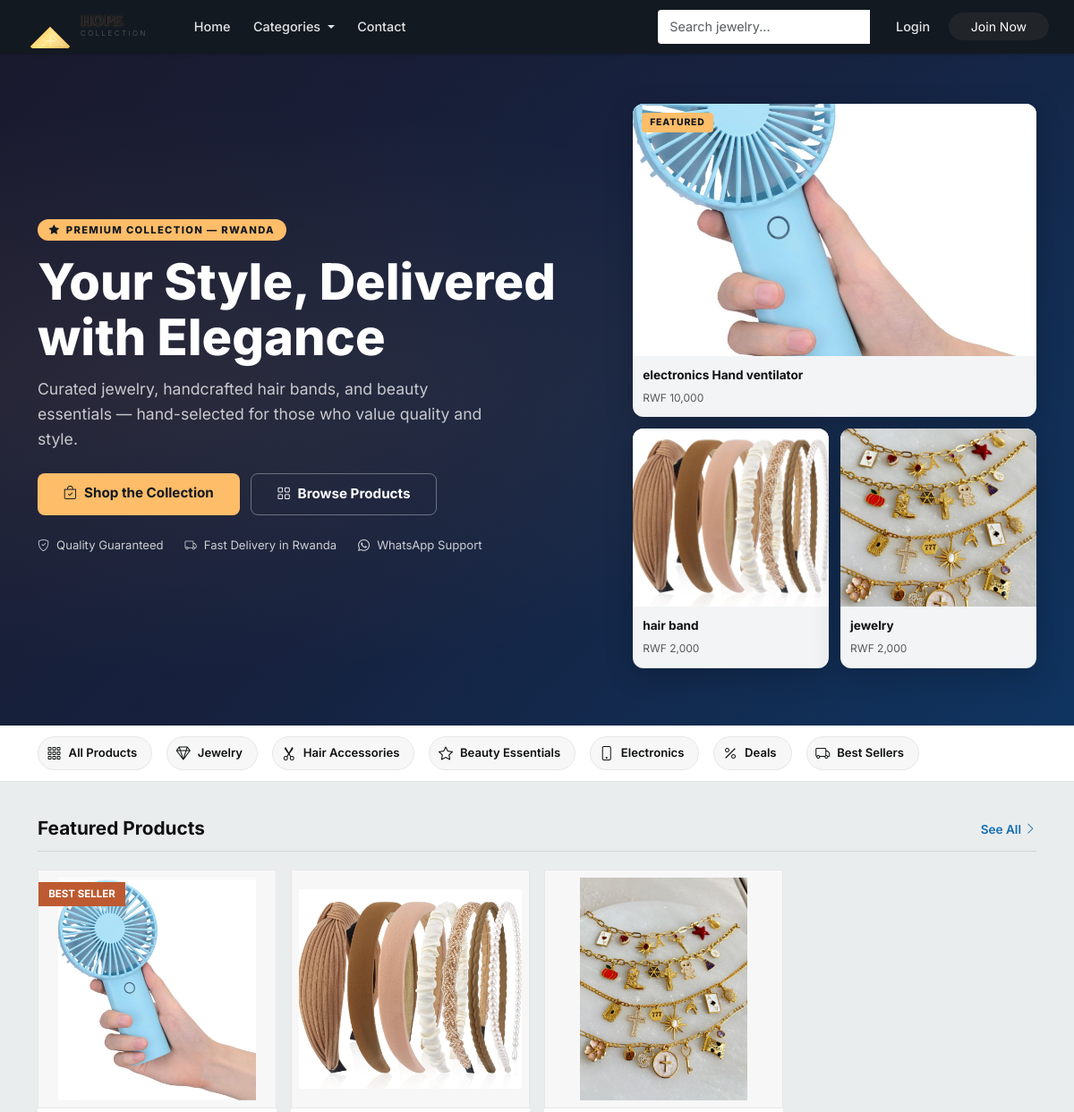
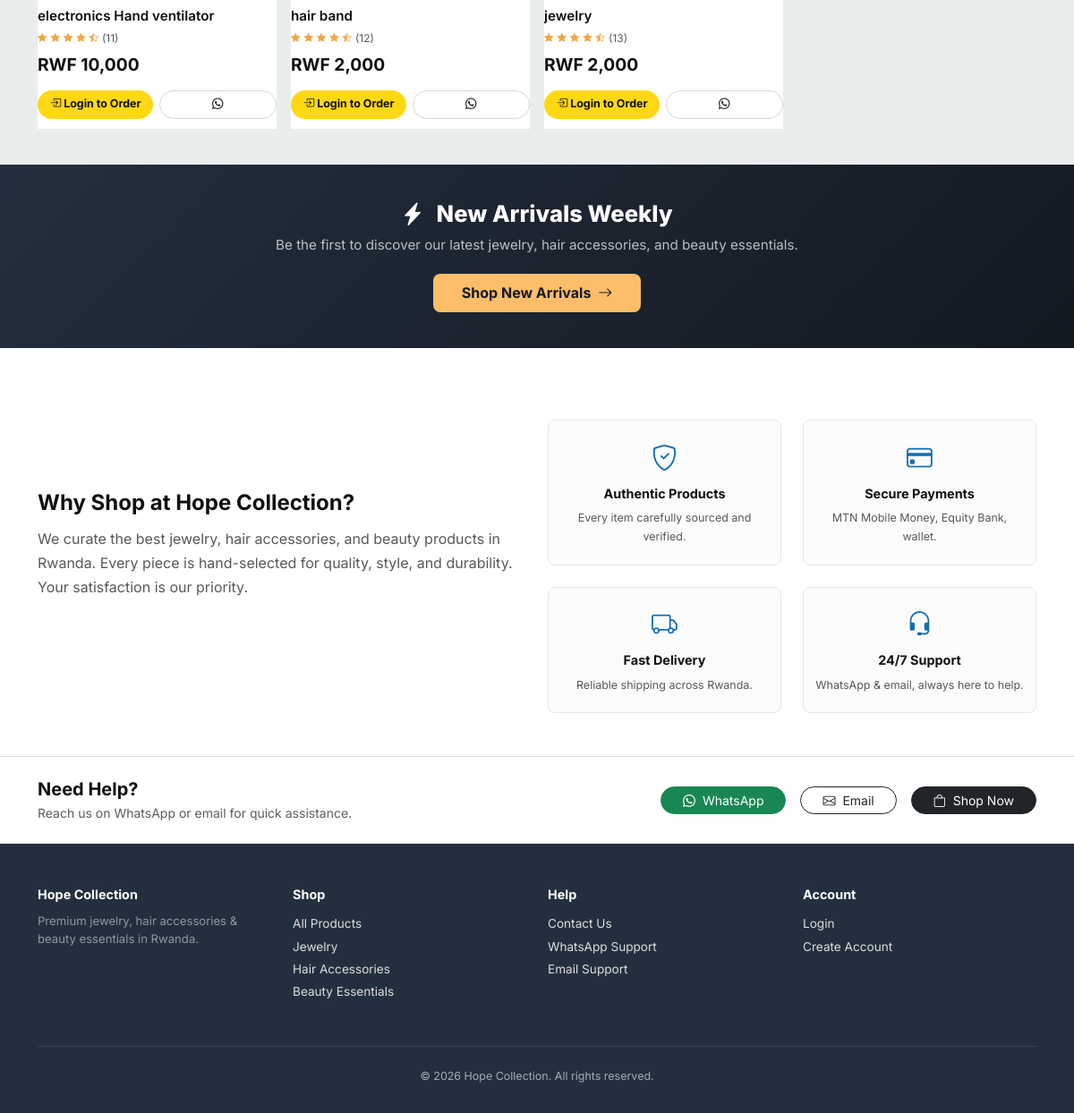
The page / on the database its author committed (2 pictures, top to bottom).
### market/models.py (models this page shows, shortened)
class Item(db.Model):
    __tablename__ = 'item'
    id          = db.Column(db.Integer, primary_key=True)
    name        = db.Column(db.String(30), nullable=False)
    price       = db.Column(db.Integer, nullable=False)
    barcode     = db.Column(db.String(12), nullable=False)
    description = db.Column(db.String(1024), nullable=False)
    image_file  = db.Column(db.String(255), nullable=False, default='default.jpg')
    video_file  = db.Column(db.String(255), nullable=True)
    stock       = db.Column(db.Integer, default=0)
    category_id = db.Column(db.Integer, db.ForeignKey('category.id'))
    created_at  = db.Column(db.DateTime, default=lambda: datetime.now(timezone.utc))

class SiteSettings(db.Model):
    __tablename__ = 'site_settings'
    id               = db.Column(db.Integer, primary_key=True)
    business_name    = db.Column(db.String(100), nullable=False, default='Hope Collection')
    tagline          = db.Column(db.String(255), default='Your one-stop boutique for elegance.')
    logo_url         = db.Column(db.String(255), default='')
    meta_description = db.Column(db.String(255), default='Hope Collection - Quality jewelry, electronics, and accessories.')
    whatsapp_number  = db.Column(db.String(20), nullable=False, default='250789174857')
    contact_email    = db.Column(db.String(120), nullable=False, default='niyonsabafabrice03@gmail.com')
    business_phone   = db.Column(db.String(20))
    business_address = db.Column(db.String(255))
    facebook_url     = db.Column(db.String(255))
    instagram_url    = db.Column(db.String(255))
    currency_code    = db.Column(db.String(10), default='RWF')
    delivery_fee     = db.Column(db.Integer, default=0)
    about_content    = db.Column(db.Text, default='Welcome to Hope Collection. We provide quality products and services.')

### market/routes.py (the view)
@app.route('/')
def home_page():
    featured_items = Item.query.order_by(Item.id.desc()).limit(8).all()
    return render_template('home.html', featured_items=featured_items)

### market/templates/home.html (shortened to what this page needs)
{% extends 'base.html' %}
{% block content %}
<section class="hero-amazon">
    <div class="container">
        <div class="row align-items-center hero-amazon-content">
            <div class="col-lg-7">
                <span class="hero-amazon-badge"><i class="bi bi-star-fill me-1"></i> Premium Collection — Rwanda</span>
                <h1>Your Style, Delivered<br>with Elegance</h1>
                <p class="hero-amazon-sub">
                    Curated jewelry, handcrafted hair bands, and beauty essentials —
                    hand-selected for those who value quality and style.
                </p>
                <div class="hero-amazon-actions">
                    <a href="{{ url_for('market_page') }}" class="btn btn-primary">
                        <i class="bi bi-bag-check me-2"></i>Shop the Collection
                    </a>
                    <a href="#products" class="btn btn-outline-light">
                        <i class="bi bi-grid me-2"></i>Browse Products
                    </a>
                </div>
                <div class="d-flex flex-wrap gap-4 mt-4">
                    <div class="d-flex align-items-center gap-2 text-light" style="opacity:0.8;font-size:0.82rem;">
                        <i class="bi bi-shield-check"></i> Quality Guaranteed
                    </div>
                    <div class="d-flex align-items-center gap-2 text-light" style="opacity:0.8;font-size:0.82rem;">
                        <i class="bi bi-truck"></i> Fast Delivery in Rwanda
                    </div>
                    <div class="d-flex align-items-center gap-2 text-light" style="opacity:0.8;font-size:0.82rem;">
                        <i class="bi bi-whatsapp"></i> WhatsApp Support
                    </div>
                </div>
            </div>
            <div class="col-lg-5 mt-4 mt-lg-0">
                <div class="hero-showcase-grid">
                    {% if featured_items and featured_items|length > 0 %}
                        {% set first = featured_items[0] %}
                        <div class="hero-product-card featured">
                            <span class="hero-product-label">Featured</span>
                            <img src="{{ url_for('static', filename='product_pics/' ~ first.image_file) }}"
                                 alt="{{ first.name }}"
                                 class="hero-product-img"
                                 onerror="this.parentElement.classList.add('d-none')">
                            <div class="hero-product-info">
                                <strong>{{ first.name }}</strong>
                                <span>RWF {{ "{:,}".format(first.price) }}</span>
                            </div>
                        </div>
                        {% if featured_items|length > 1 %}
                            {% for item in featured_items[1:3] %}
                            <div class="hero-product-card">
                                <img src="{{ url_for('static', filename='product_pics/' ~ item.image_file) }}"
                                     alt="{{ item.name }}"
                                     class="hero-product-img"
                                     onerror="this.parentElement.classList.add('d-none')">
                                <div class="hero-product-info">
                                    <strong>{{ item.name[:20] }}{% if item.name|length > 20 %}…{% endif %}</strong>
                                    <span>RWF {{ "{:,}".format(item.price) }}</span>
                                </div>
                            </div>
                            {% endfor %}
                        {% endif %}
                    {% endif %}
                </div>
            </div>
        </div>
    </div>
</section>
<div class="category-strip">
    <div class="container">
        <div class="category-strip-inner">
            <a href="{{ url_for('market_page') }}" class="category-pill">
                <i class="bi bi-grid-3x3-gap"></i> All Products
            </a>
            <a href="{{ url_for('market_page') }}" class="category-pill">
                <i class="bi bi-gem"></i> Jewelry
            </a>
            <a href="{{ url_for('market_page') }}" class="category-pill">
                <i class="bi bi-scissors"></i> Hair Accessories
            </a>
            <a href="{{ url_for('market_page') }}" class="category-pill">
                <i class="bi bi-star"></i> Beauty Essentials
            </a>
            <a href="{{ url_for('market_page') }}" class="category-pill">
                <i class="bi bi-phone"></i> Electronics
            </a>
            <a href="{{ url_for('market_page') }}" class="category-pill">
                <i class="bi bi-percent"></i> Deals
            </a>
            <a href="{{ url_for('market_page') }}" class="category-pill">
                <i class="bi bi-truck"></i> Best Sellers
            </a>
        </div>
    </div>
</div>
<section class="shopping-section" id="products">
    <div class="container">
        <div class="section-header-amazon">
            <h2>Featured Products</h2>
            <a href="{{ url_for('market_page') }}">See All <i class="bi bi-chevron-right"></i></a>
        </div>
        {% if featured_items %}
            <div class="row g-3">
                {% for item in featured_items %}
                    <div class="col-6 col-md-4 col-lg-3 animate-rise" style="animation-delay: {{ loop.index0 * 0.06 }}s;">
                        <article class="product-card h-100">
                            <div class="product-media">
                                <img data-product-img
                                     src="{{ url_for('static', filename='product_pics/' ~ item.image_file) }}"
                                     onerror="this.closest('.product-media').classList.add('image-missing'); this.remove();"
                                     alt="{{ item.name }}">
                                <div class="fallback-product-icon"></div>
                                {% if loop.first %}
                                <span class="product-badge">BEST SELLER</span>
                                {% endif %}
                            </div>
                            <div class="product-body">
                                <h3>{{ item.name }}</h3>
                                <div class="product-rating">
                                    <i class="bi bi-star-fill"></i>
                                    <i class="bi bi-star-fill"></i>
                                    <i class="bi bi-star-fill"></i>
                                    <i class="bi bi-star-fill"></i>
                                    <i class="bi bi-star-half"></i>
                                    <span>({{ 10 + loop.index }})</span>
                                </div>
                                <div class="product-meta">
                                    <span class="price">RWF {{ "{:,}".format(item.price) }}</span>
                                </div>
                                <div class="product-actions">
                                    {% if current_user.is_authenticated %}
                                        <a href="{{ url_for('add_to_cart', item_id=item.id) }}" class="btn btn-amazon">
                                            <i class="bi bi-cart-plus"></i> Add to Cart
                                        </a>
                                    {% else %}
                                        <a href="{{ url_for('login_page') }}" class="btn btn-amazon">
                                            <i class="bi bi-box-arrow-in-right"></i> Login to Order
                                        </a>
                                    {% endif %}
                                    <a class="btn btn-amazon-outline" target="_blank" rel="noopener"
                                       href="https://wa.me/{{ site_settings.whatsapp_number }}?text={{ ('Hello Hope Collection, I want to order ' ~ item.name ~ ' for RWF ' ~ item.price)|urlencode }}">
                                        <i class="bi bi-whatsapp"></i>
                                    </a>
                                </div>
                            </div>
                        </article>
                    </div>
                {% endfor %}
            </div>
        {% else %}
            <div class="empty-products">
                <i class="bi bi-bag-heart"></i>
                <h3>Products Coming Soon</h3>
                <p>We're adding new items to our collection. Check back shortly.</p>
            </div>
        {% endif %}
    </div>
</section>
<section class="deal-banner">
    <div class="container">
        <h2><i class="bi bi-lightning-charge-fill me-2"></i> New Arrivals Weekly</h2>
        <p>Be the first to discover our latest jewelry, hair accessories, and beauty essentials.</p>
        <a href="{{ url_for('market_page') }}" class="btn">Shop New Arrivals <i class="bi bi-arrow-right ms-1"></i></a>
    </div>
</section>
<section class="brand-story">
    <div class="container">
        <div class="row align-items-center">
            <div class="col-lg-6">
                <h2>Why Shop at Hope Collection?</h2>
                <p>We curate the best jewelry, hair accessories, and beauty products in Rwanda. Every piece is hand-selected for quality, style, and durability. Your satisfaction is our priority.</p>
            </div>
            <div class="col-lg-6">
                <div class="feature-grid-amazon">
                    <div class="feature-item-amazon">
                        <i class="bi bi-shield-check"></i>
                        <h5>Authentic Products</h5>
                        <p>Every item carefully sourced and verified.</p>
                    </div>
                    <div class="feature-item-amazon">
                        <i class="bi bi-credit-card"></i>
                        <h5>Secure Payments</h5>
                        <p>MTN Mobile Money, Equity Bank, wallet.</p>
                    </div>
                    <div class="feature-item-amazon">
                        <i class="bi bi-truck"></i>
                        <h5>Fast Delivery</h5>
                        <p>Reliable shipping across Rwanda.</p>
                    </div>
                    <div class="feature-item-amazon">
                        <i class="bi bi-headset"></i>
                        <h5>24/7 Support</h5>
                        <p>WhatsApp & email, always here to help.</p>
                    </div>
                </div>
            </div>
        </div>
    </div>
</section>
<section class="py-4 border-top" id="contact" style="background:#fff;">
    <div class="container">
        <div class="row align-items-center">
            <div class="col-md-6">
                <h5 class="fw-bold mb-1">Need Help?</h5>
                <p class="text-muted small mb-0">Reach us on WhatsApp or email for quick assistance.</p>
            </div>
            <div class="col-md-6 mt-2 mt-md-0">
                <div class="d-flex gap-3 justify-content-md-end">
                    <a href="https://wa.me/{{ site_settings.whatsapp_number }}" target="_blank" class="btn btn-success btn-sm rounded-pill px-4">
                        <i class="bi bi-whatsapp me-1"></i> WhatsApp
                    </a>
                    <a href="mailto:{{ site_settings.contact_email }}" class="btn btn-outline-dark btn-sm rounded-pill px-4">
                        <i class="bi bi-envelope me-1"></i> Email
                    </a>
                    <a href="{{ url_for('market_page') }}" class="btn btn-dark btn-sm rounded-pill px-4">
                        <i class="bi bi-bag me-1"></i> Shop Now
                    </a>
                </div>
            </div>
        </div>
    </div>
</section>
<footer class="footer-amazon">
    <div class="container">
        <div class="row">
            <div class="col-md-3 mb-3">
                <h5>{{ site_settings.business_name or 'Hope Collection' }}</h5>
                <p style="color:rgba(255,255,255,0.5);font-size:0.82rem;">
                    Premium jewelry, hair accessories & beauty essentials in Rwanda.
                </p>
            </div>
            <div class="col-md-3 mb-3">
                <h5>Shop</h5>
                <a href="{{ url_for('market_page') }}">All Products</a>
                <a href="{{ url_for('market_page') }}">Jewelry</a>
                <a href="{{ url_for('market_page') }}">Hair Accessories</a>
                <a href="{{ url_for('market_page') }}">Beauty Essentials</a>
            </div>
            <div class="col-md-3 mb-3">
                <h5>Help</h5>
                <a href="{{ url_for('contact_page') }}">Contact Us</a>
                <a href="https://wa.me/{{ site_settings.whatsapp_number }}" target="_blank">WhatsApp Support</a>
                <a href="mailto:{{ site_settings.contact_email }}">Email Support</a>
            </div>
            <div class="col-md-3 mb-3">
                <h5>Account</h5>
                {% if current_user.is_authenticated %}
                    <a href="{{ url_for('transaction_history') }}">My Orders</a>
                    <a href="{{ url_for('view_cart') }}">My Cart</a>
                {% else %}
                    <a href="{{ url_for('login_page') }}">Login</a>
                    <a href="{{ url_for('register_page') }}">Create Account</a>
                {% endif %}
            </div>
        </div>
        <div class="footer-amazon-bottom">
            <p class="mb-0">&copy; 2026 {{ site_settings.business_name or 'Hope Collection' }}. All rights reserved.</p>
        </div>
    </div>
</footer>
{% endblock %}

### rows shown on the page
Item: image_file (picture), name "electronics Hand ventilator", price "10,000", shows "BEST SELLER", index "11"
Item: image_file (picture), name "hair band", price "2,000", index "12"
Item: image_file (picture), name "jewelry", price "2,000", index "13"
SiteSettings: business_name "Hope Collection"
